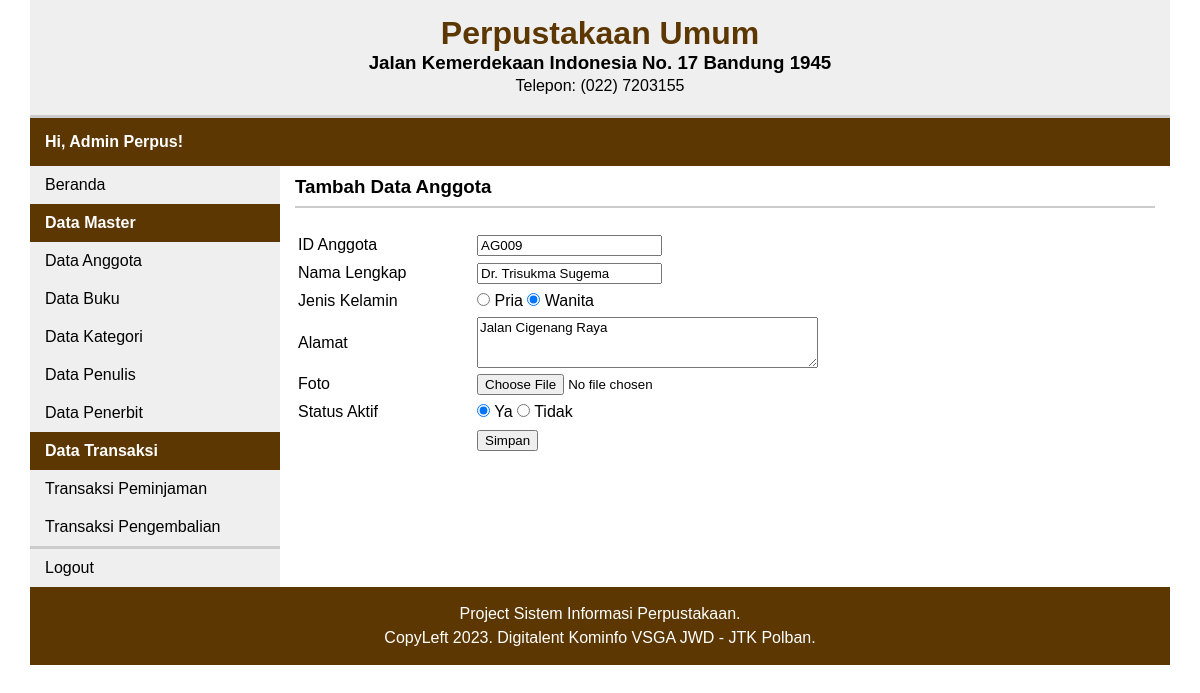
Page /index.php?p=anggota-ubah&id=AG009 on the committed database.
### tables this page shows
CREATE TABLE `anggota` (
  `id_anggota` char(5) NOT NULL,
  `nama_lengkap` varchar(25) NOT NULL,
  `jenis_kelamin` enum('L','P') NOT NULL,
  `alamat` varchar(255) NOT NULL,
  `foto` varchar(25) NOT NULL,
  `status_aktif` enum('Y','T') NOT NULL
);

### app/anggota-ubah.php (the view, shortened to what this page needs)
<?php
	include './config/koneksi-db.php';
	if(!isset($_POST['simpan'])) {
		if(isset($_GET['id'])) {
			$id_anggota = $_GET['id'];
			if(!empty($id_anggota)) {
				$sql = "SELECT * FROM anggota WHERE id_anggota = '{$id_anggota}';";
				$query = mysqli_query($db_conn, $sql);
				$row = $query->num_rows;
				if($row > 0) {
					$data = mysqli_fetch_array($query);
				} else {
					echo "<script>alert('ID Anggota tidak ditemukan!');</script>";
					echo "<meta http-equiv='refresh' content='0; url=index.php?p=anggota'>";
					exit;
				}
			} else {
				echo "<script>alert('ID Anggota kosong!');</script>";
				echo "<meta http-equiv='refresh' content='0; url=index.php?p=anggota'>";
				exit;
			}
		} else {
			echo "<script>alert('ID Anggota tidak didefinisikan!');</script>";
			echo "<meta http-equiv='refresh' content='0; url=index.php?p=anggota'>";
			exit;
		}
?>
		<div id="container">
			<div class="page-title">
				<h3>Tambah Data Anggota</h3>
			</div>
			<div class="page-content">
				<form action="" method="post" enctype="multipart/form-data">
					<table class="form-table">
						<tr>
							<td>
								<label for="id_anggota">ID Anggota</label>
							</td>
							<td>
								<input type="text" name="id_anggota" id="id_anggota" value="<?php echo $data['id_anggota']; ?>" readonly>
							</td>
						</tr>
						<tr>
							<td>
								<label for="nama_lengkap">Nama Lengkap</label>
							</td>
							<td>
								<input type="text" name="nama_lengkap" id="nama_lengkap" value="<?php echo $data['nama_lengkap']; ?>" required>
							</td>
						</tr>
						<tr>
							<td>
								<label>Jenis Kelamin</label>
							</td>
							<td>
								<input type="radio" name="jenis_kelamin" value="L" id="jk_pria" <?php echo ($data['jenis_kelamin'] == 'L') ? 'checked' : ''; ?> required>
								<label for="jk_pria">Pria</label>
								<input type="radio" name="jenis_kelamin" value="P" id="jk_wanita" <?php echo ($data['jenis_kelamin'] == 'P') ? 'checked' : ''; ?> required>
								<label for="jk_wanita">Wanita</label>
							</td>
						</tr>
						<tr>
							<td>
								<label for="alamat">Alamat</label>
							</td>
							<td>
								<textarea rows="3" cols="40" name="alamat" required><?php echo $data['alamat']; ?></textarea>
							</td>
						</tr>
						<tr>
							<td>
								<label for="foto">Foto</label>
							</td>
							<td>
								<input type="file" name="foto" id="foto">
							</td>
						</tr>
						<tr>
							<td>
								<label>Status Aktif</label>
							</td>
							<td>
								<input type="radio" name="status_aktif" value="Y" id="status_true" <?php echo ($data['status_aktif'] == 'Y') ? 'checked' : ''; ?> required>
								<label for="status_true">Ya</label>
								<input type="radio" name="status_aktif" value="T" id="status_false" <?php echo ($data['status_aktif'] == 'T') ? 'checked' : ''; ?> required>
								<label for="status_false">Tidak</label>
							</td>
						</tr>
						<tr>
							<td>
							</td>
							<td>
								<input type="submit" name="simpan" value="Simpan">
							</td>
						</tr>
					</table>
				</form>
			</div>
		</div>
<?php
	}
?>

### assets/css/style.css (style rules this page uses)
* { margin: 0; font-family: Arial, Helvetica, sans-serif; }
#container { float: left; padding: 10px 15px 10px; width: 860px; }
.page-title { float: left; margin-bottom: 7.5px; padding-bottom: 7.5px; width: 860px; border-bottom: 2px solid #ccc; }
.page-content { float: left; width: 860px; margin-top: 15px; }
.form-table tr td:first-child { min-width: 175px; }
.form-table tr { line-height: 24px; }

### rows in the picture
anggota: id_anggota "AG009", nama_lengkap "Dr. Trisukma Sugema", jenis_kelamin "☐ Pria", jenis_kelamin "☑ Wanita", alamat "Jalan Cigenang Raya", status_aktif "☑ Ya", status_aktif "☐ Tidak"

### other values in the picture
$_SITE_INFO "Project Sistem Informasi Perpustakaan."
$_SITE_CREDIT "CopyLeft 2023. Digitalent Kominfo VSGA JWD - JTK Polban."
